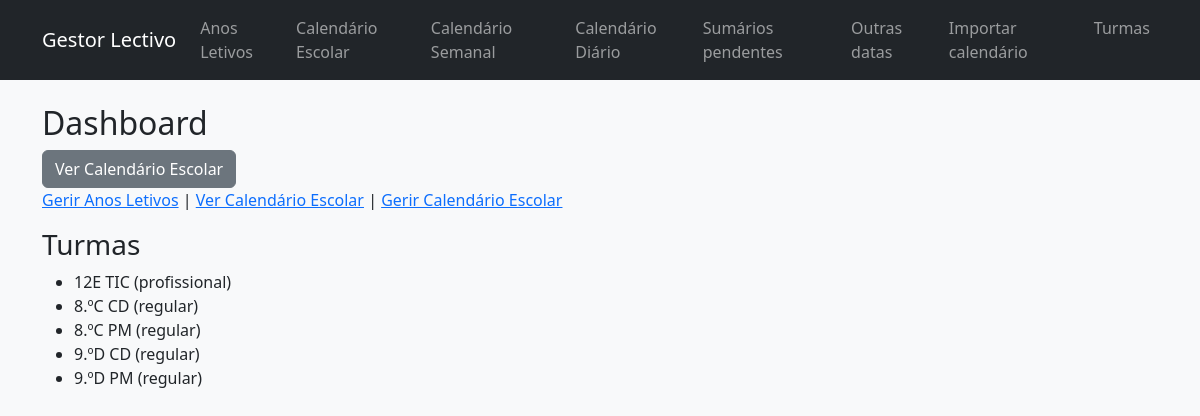
The page / on the database its author committed.
### models.py (models this page shows)
class Turma(db.Model):
    __tablename__ = "turmas"
    id = db.Column(db.Integer, primary_key=True)
    nome = db.Column(db.String(50), nullable=False)
    tipo = db.Column(db.String(20), nullable=False, default="regular")
    periodo_tipo = db.Column(db.String(20), nullable=False, default="anual")
    ano_letivo_id = db.Column(db.Integer, db.ForeignKey("anos_letivos.id"))
    ano_letivo = db.relationship("AnoLetivo", backref="turmas")
    livros_turmas = db.relationship(
        "LivroTurma",
        back_populates="turma",
        cascade="all, delete-orphan",
    )
    livros = db.relationship(
        "Livro",
        secondary=lambda: LivroTurma.__table__,
        back_populates="turmas",
    )
    carga_segunda = db.Column(db.Float, nullable=True)
    carga_terca = db.Column(db.Float, nullable=True)
    carga_quarta = db.Column(db.Float, nullable=True)
    carga_quinta = db.Column(db.Float, nullable=True)
    carga_sexta = db.Column(db.Float, nullable=True)
    turmas_disciplinas = db.relationship(
        "TurmaDisciplina",
        back_populates="turma",
        cascade="all, delete-orphan",
    )
    disciplinas = db.relationship(
        "Disciplina",
        secondary=lambda: TurmaDisciplina.__table__,
        back_populates="turmas",
    )
    alunos = db.relationship(
        "Aluno",
        back_populates="turma",
        cascade="all, delete-orphan",
    )

### app.py (the view)
    @app.route("/")
    def dashboard():
        turmas = turmas_abertas_ativas()
        ano_atual = get_ano_letivo_atual()
        return render_template(
            "dashboard.html",
            turmas=turmas,
            ano_atual=ano_atual,
        )

### templates/dashboard.html
{% extends "base.html" %}
{% block content %}
<h2>Dashboard</h2>
<a class="btn btn-secondary" href="/calendario-escolar">
    Ver Calendário Escolar
</a>
<p>
  <a href="{{ url_for('anos_letivos_list') }}">Gerir Anos Letivos</a> |
  <a href="{{ url_for('calendario_escolar') }}">Ver Calendário Escolar</a> |
  <a href="{{ url_for('calendario_escolar_gestao') }}">Gerir Calendário Escolar</a>
</p>
<h3>Turmas</h3>
<ul>
  {% for turma in turmas %}
    <li>{{ turma.nome }} ({{ turma.tipo }})</li>
  {% else %}
    <li>(Nenhuma turma registada)</li>
  {% endfor %}
</ul>
{% endblock %}

### rows shown on the page
Turma: nome "12E TIC", tipo "profissional"
Turma: nome "8.ºC CD", tipo "regular"
Turma: nome "8.ºC PM", tipo "regular"
Turma: nome "9.ºD CD", tipo "regular"
Turma: nome "9.ºD PM", tipo "regular"
